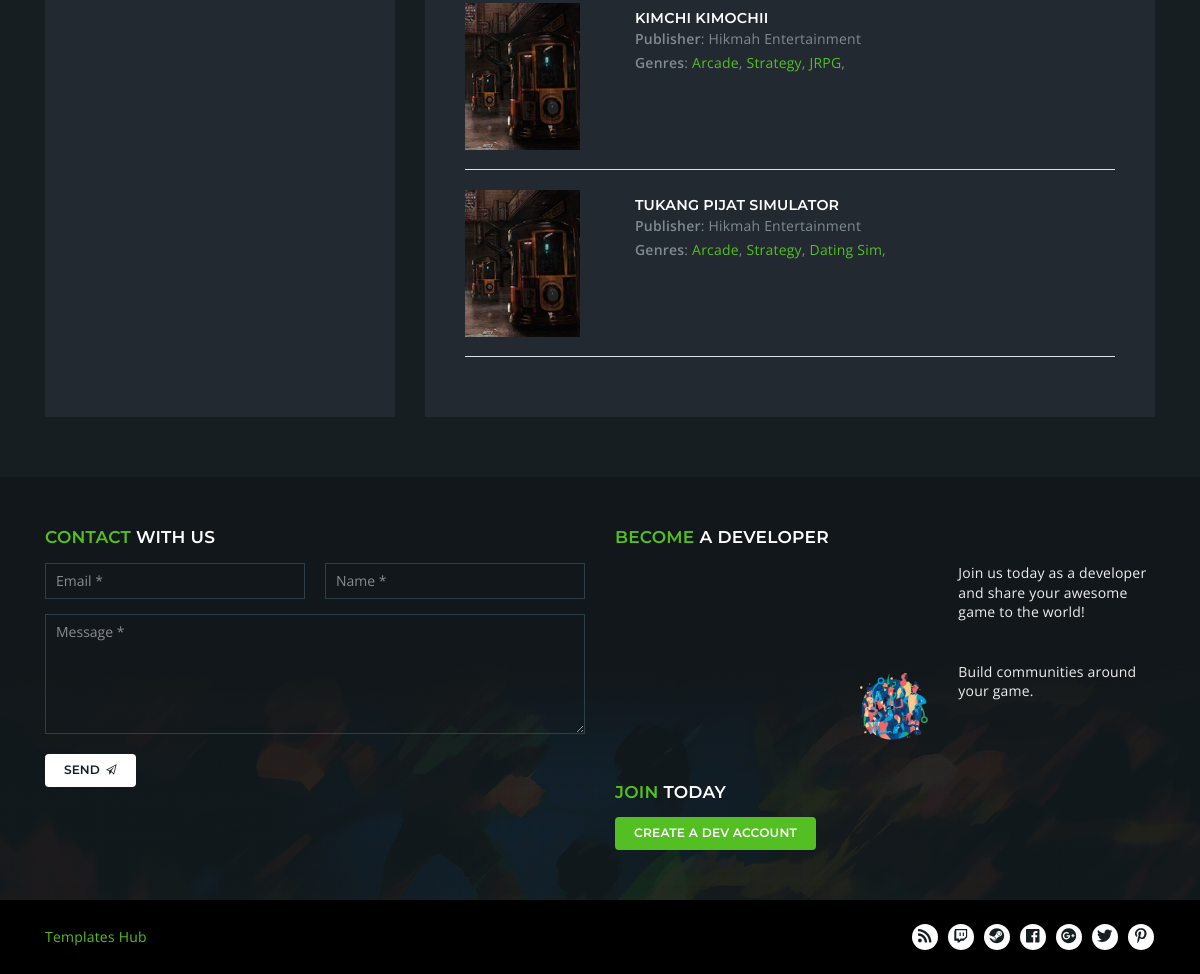
Page /profile/dev/2/ (lower part) on the earlier database version.
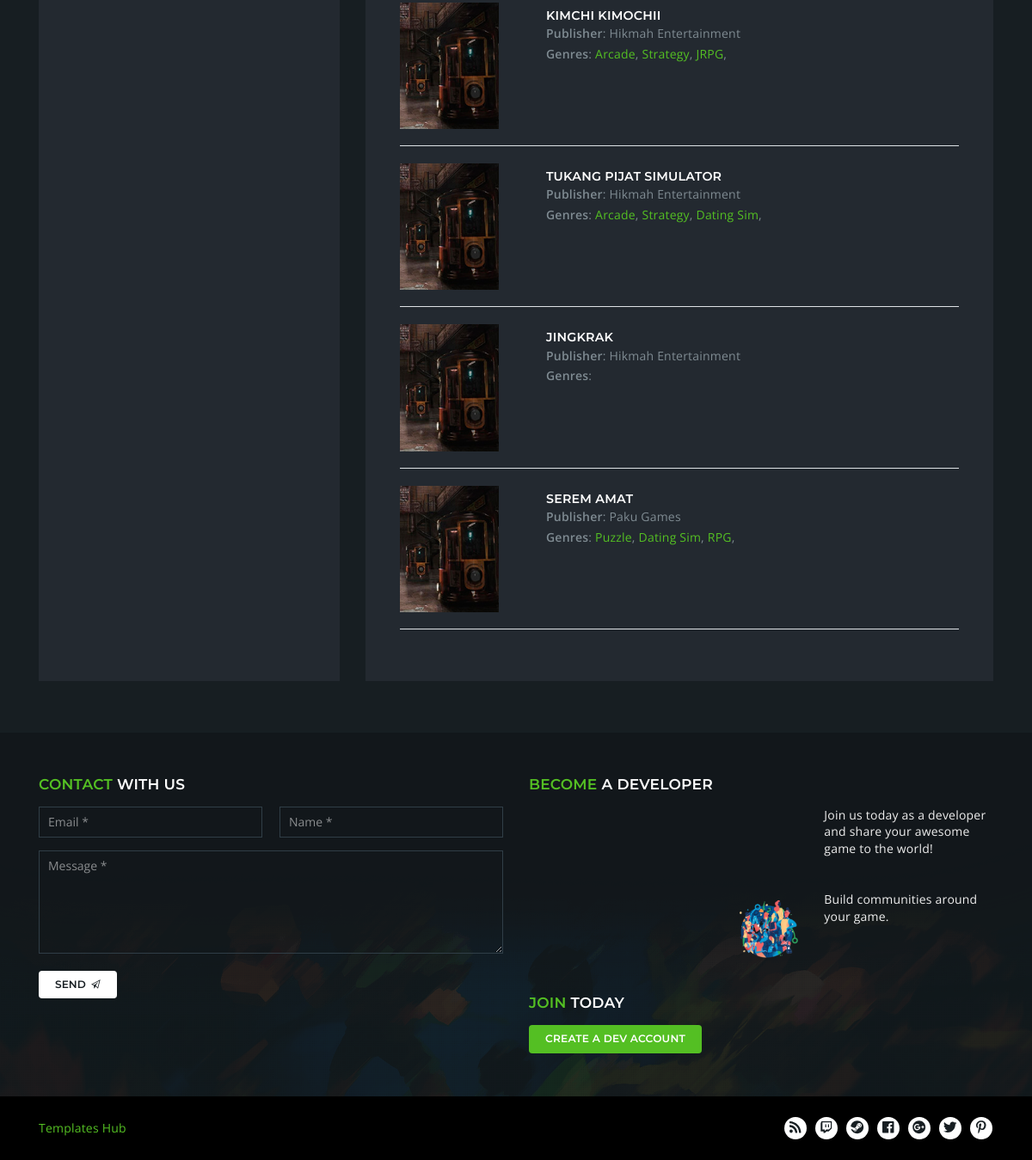
Same page on the later database version.
### base/models.py (models this page shows, shortened)
class Game(models.Model):
    name = models.CharField(max_length=200)
    description = models.TextField(null=True)
    genres = models.ManyToManyField(Genre, related_name='genres', blank=True)
    devUser = models.ForeignKey(User, on_delete=models.CASCADE, blank=True, null=True)
    publisher = models.CharField(max_length=200)
    price = models.FloatField(null=True)
    verified = models.BooleanField(default=False)
    updated = models.DateTimeField(auto_now=True)
    created = models.DateTimeField(auto_now_add=True)

class Genre(models.Model):
    name = models.CharField(max_length=200)

### base/views.py (the view)
# urls.py: path('profile/dev/<str:userid>/', views.devProfile, name="profile-dev"),
def devProfile(request, userid):
    extraContext = pageHeader(request, 'developer profile')
    user = User.objects.get(id=userid)
    games = Game.objects.filter (devUser=user)
    profile = Profile.objects.get(user=user)
    context = {'profile': profile,
               'games': games} | extraContext
    return render(request=request, template_name='base/profile-dev.html', context=context)

### base/addsFunctions.py (called while the page is built)
def pageHeader(request, page):
    user = request.user
    userGroups = [x.name for x in user.groups.all()] if user.groups != None else None
    crumbs = (request.path).split('/')[1:-1]
    extraContext = {'curUser': user,
                    'userGroups': userGroups,
                    'crumbs': crumbs,
                    'page': page}
    return extraContext

### base/templates/base/profile-dev.html (shortened to what this page needs)
{% extends 'main.html' %}
{% load static %}
{% block content %}
<main class="nk-main">
  <div class="container">
    <div class="row vertical-gap">
      <div class="col-lg-4">
        <div class="nk-box-2 bg-dark-2">
        </div>
      </div>
      <div class="col-lg-8">
        <div class="nk-box-2 bg-dark-2">
					{% for game in games %}
					<div class="row">
						<div class="nk-product-cart-thumb col-lg-3">
							<a href="{% url 'store-product' game.id %}" class="nk-image-box-1 nk-post-image">
								<img src="{% static 'assets/images/product-2-xs.jpg' %}" alt="{{game.name}}" width="115">
							</a>
						</div>
						<div class="col-lg-9 py-2">
							<h4 class="nk-product-title h5">
                <a href="{% url 'store-product' game.id %}">
                  {{game.name}}
                </a>
              </h4>
							<div class="nk-product-meta">
								<div><strong>Publisher</strong>: {{game.publisher}}</div>
								<div><strong>Genres</strong>: {% for genre in game.genres.all %}<a href="#">{{genre.name}}</a>, {% endfor %}</div>
							</div>
						</div>
					</div>
					<div class="nk-gap-1 border-bottom"></div>
					<div class="nk-gap-1"></div>
					{% endfor %}
        </div>
      </div>
    </div>
  </div>
  <div class="nk-gap-2"></div>
</main>
{% endblock content %}

Differences in the rows shown:
added Game: name "JINGKRAK", publisher "Hikmah Entertainment"
added Game: name "SEREM AMAT", publisher "Paku Games", Genre (name "Dating Sim")
now on this page (row unchanged): Genre: name "Puzzle", shown under "SEREM AMAT"
now on this page (row unchanged): Genre: name "RPG", shown under "SEREM AMAT"
